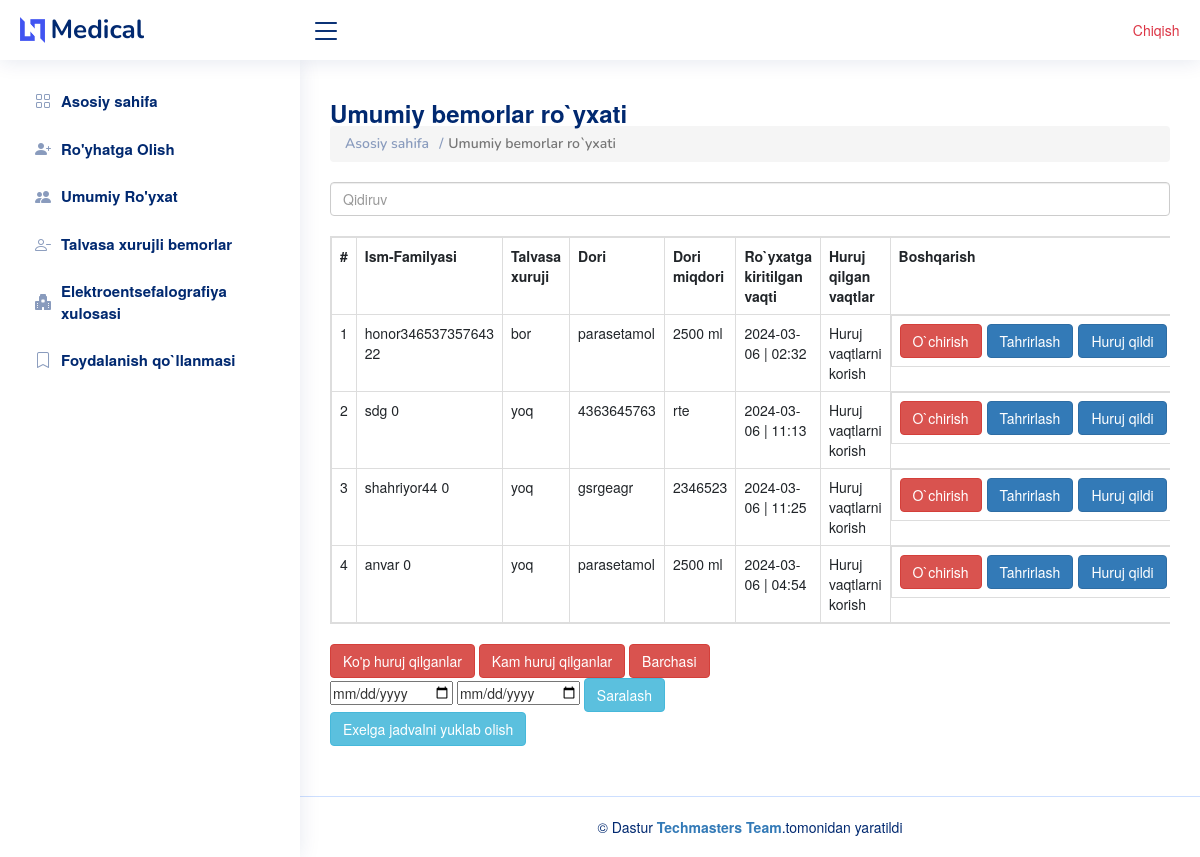
Before: /tables_all/ (signed in) with the older database file.
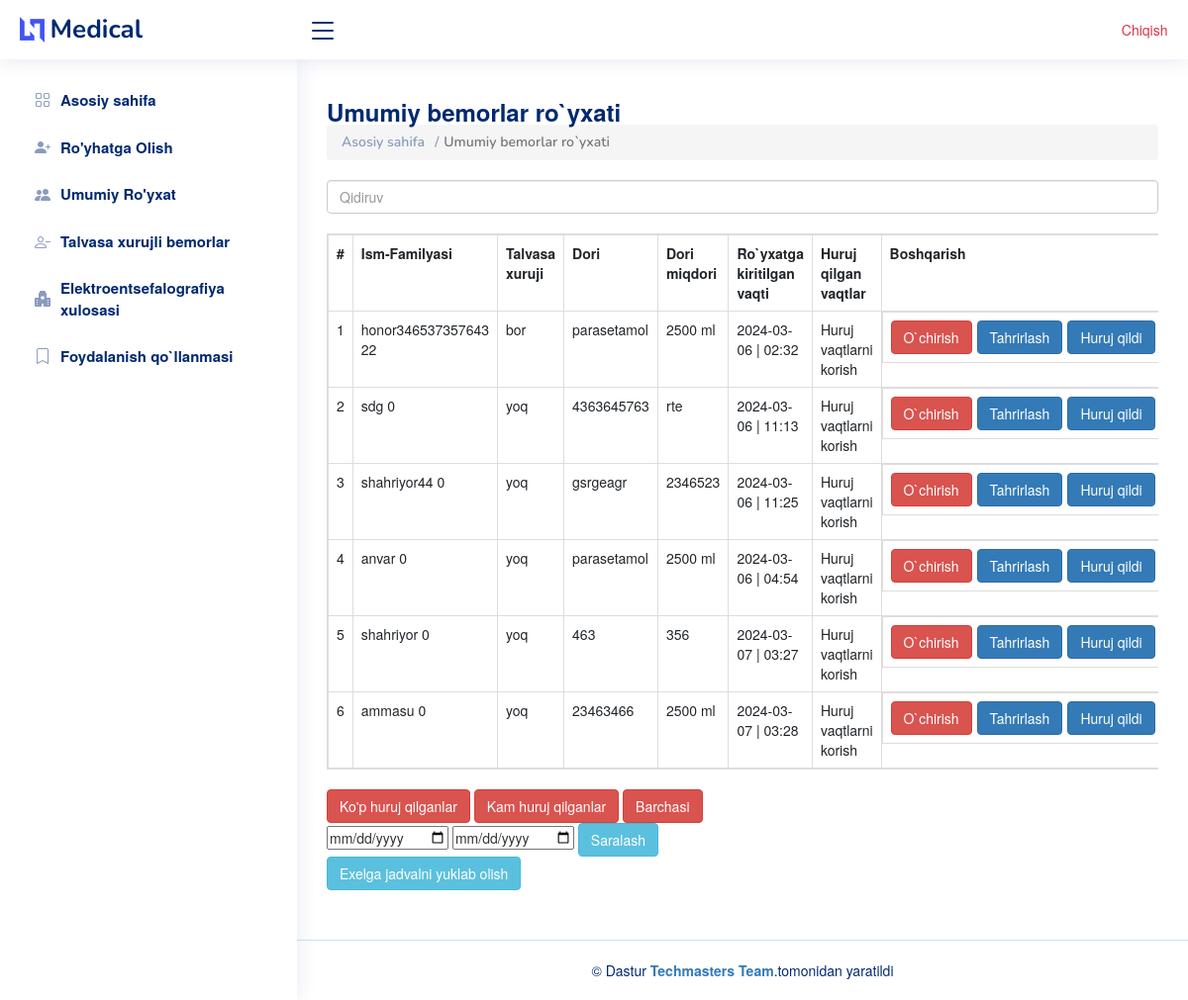
After: the same page with the newer database file.
### chat/models.py (models this page shows, shortened)
class Sick(models.Model):
    username = models.CharField( max_length=400)
    age = models.IntegerField(default=0)
    is_xuruj = models.BooleanField(default=False)
    user = models.ForeignKey(User, on_delete=models.CASCADE)
    date_times = models.DateTimeField(auto_now_add=True)
    dori_name = models.CharField( max_length=400)
    dori_miqdor = models.CharField( max_length=400)

### chat/views.py (the view, shortened to what this page needs)
# urls.py: path("tables_all/",tables ,name='tables_all' ),
def tables(request):
    all_bemor = Sick.objects.all().filter(user=request.user).order_by('-date_times')
    yoq = Sick.objects.filter(user=request.user)
    datas=[]
    data_from =request.GET.get('date_from')
    data_to = request.GET.get('date_to')
    for i in yoq:
        h = {'count':i.persons.filter().count(),
            'sick':i
            }
        datas.append(h)
    return render(request , 'mein/tables-general.html',{'datas':    datas })

### template/mein/tables-general.html (shortened to what this page needs)
<!DOCTYPE html>
<html lang="en">
<head>
  <link rel="stylesheet" href="https://cdnjs.cloudflare.com/ajax/libs/font-awesome/6.2.1/css/all.min.css" />
  <link href="/static/assets/vendor/bootstrap/css/bootstrap.min.css" rel="stylesheet">
  <link href="/static/assets/vendor/bootstrap-icons/bootstrap-icons.css" rel="stylesheet">
  <link href="/static/assets/vendor/boxicons/css/boxicons.min.css" rel="stylesheet">
  <link href="/static/assets/vendor/quill/quill.snow.css" rel="stylesheet">
  <link href="/static/assets/vendor/quill/quill.bubble.css" rel="stylesheet">
  <link href="/static/assets/vendor/remixicon/remixicon.css" rel="stylesheet">
  <link href="/static/assets/vendor/simple-datatables/style.css" rel="stylesheet">
  <link href="/static/assets/css/style.css" rel="stylesheet">
   <link rel="stylesheet" href="https://maxcdn.bootstrapcdn.com/bootstrap/3.4.1/css/bootstrap.min.css">
</head>
<body>
  <header id="header" class="header fixed-top d-flex align-items-center">
    <div class="d-flex align-items-center justify-content-between">
      <a href="/" class="logo d-flex align-items-center">
        <img src="/static/assets/img/logo.png" alt="">
        <span class="d-none d-lg-block">Medical</span>
      </a>
      <i class="bi bi-list toggle-sidebar-btn"></i>
    </div>
    <div class="container">
      <div class="row" style="float: right;">
        <div class="col">
          <form action="" method="post">
            <a type="button" class="btn btn-outline-danger" href="#">Chiqish</a>
        </form>
        </div>
      </div>
    </div>
  </header>
  <aside id="sidebar" class="sidebar">
    <ul class="sidebar-nav" id="sidebar-nav">
      <li class="nav-item">
        <a class="nav-link collapsed " href="{% url 'home' %}">
          <i class="bi bi-grid"></i>
          <span>Asosiy sahifa </span>
        </a>
      </li>
      <li class="nav-item">
        <a class="nav-link collapsed" href="{% url 'register' %}">
          <i class="bi bi-person-plus-fill"></i>
          <span>Ro'yhatga Olish </span>
        </a>
      </li>
      <li class="nav-item">
        <a class="nav-link collapsed" href="{% url 'tables_all' %}">
          <i class="bi bi-people-fill"></i>
          <span>Umumiy Ro'yxat</span>
        </a>
      </li>
      <li class="nav-item">
        <a class="nav-link collapsed" href="{% url 'comingtype' %}">
          <i class="bi bi-person-dash"></i>
          <span>Talvasa xurujli bemorlar</span>
        </a>
      </li>
       <li class="nav-item">
        <a class="nav-link collapsed" href="{% url 'xulosa' %}">
          <i class="bi bi-hospital-fill"></i>
          <span>Elektroentsefalografiya xulosasi</span>
        </a>
      </li>
     <li class="nav-item">
        <a class="nav-link collapsed" href="{% url 'faq' %}">
          <i class="bi bi-bookmark"></i>
          <span>Foydalanish qo`llanmasi</span>
        </a>
      </li>
        </ul>
  </aside>
  <main id="main" class="main">
    <div class="pagetitle">
      <h1>Umumiy bemorlar ro`yxati</h1>
      <nav>
        <ol class="breadcrumb">
          <li class="breadcrumb-item"><a href="{% url 'home' %}">Asosiy sahifa</a></li>
          <li class="breadcrumb-item active">Umumiy bemorlar ro`yxati</li>
        </ol>
      </nav>
    </div>
    <section class="section dashboard">
   <div class="table-responsive">
  <input class="form-control" id="myInput" type="text" placeholder="Qidiruv">
  <br>
  <table   id="example" class="table table-bordered table-hover ">
    <tr data-count="title">
      <th>#</th>
      <th>Ism-Familyasi</th>
      <th>Talvasa xuruji</th>
      <th>Dori</th>
      <th>Dori miqdori</th>
      <th>Ro`yxatga kiritilgan vaqti</th>
      <th>Huruj qilgan vaqtlar</th>
      <th>Boshqarish</th>
    </tr>
    {% for x in datas|dictsortreversed:'count' %}
    <tr  data-count="{{x.sick.persons.all|length}}">
      <td id="data{{x.sick.id}}">1</td>
                    <td>{{x.sick.username}} {{x.count}} </td>
                    <td>
                       {% if x.sick.is_xuruj == True %}
                       bor
                       {% else %}
                       yoq
                       {% endif %}
                      </td>
                    <td>{{x.sick.dori_name}}</td>
                    <td>{{x.sick.dori_miqdor}}</td>
                    <td>{{x.sick.date_times|date:'Y-m-d'}}  | {{x.sick.date_times|time:"h:i"}} </td>
                    <td><a  data-toggle="modal" data-target="#about{{x.sick.id}}" >Huruj vaqtlarni korish</a></td>
                    <td class="d-flex gap-2">
                       <a  href="/delete1/{{x.sick.id}}/"><button type="button" class="btn btn-danger">O`chirish</button></a>
                <a  href=""  data-toggle="modal" data-target="#exampleModalCenter{{x.sick.id}}"><button type="button" class="btn btn-primary">Tahrirlash</button></a>
                <a   data-toggle="modal" data-target="#time{{x.sick.id}}" ><button type="button" class="btn btn-primary">Huruj qildi</button></a>
                    </td>
    </tr>
    {% endfor %}
</table>
<div id="sort_father">
  <label  id="sort_most" class="btn btn-danger" onclick="sort_most()">Ko'p huruj qilganlar</label>
  <label  id="sort_less" class="btn btn-danger" onclick="sort_less()">Kam huruj qilganlar</label>
  <label  id="sort_all" class="btn btn-danger" onclick="sort_all()">Barchasi</label>
</div>
<form  method="get">
  <input value="{{request.GET.date_from}}" required name="date_from" type="date" >
  <input value="{{request.GET.date_to}}" required name="date_to" type="date" >
  <button class="btn btn-info">Saralash</button>
</form>
</div>
<button class="btn btn-info" onclick="tabletoExcel('example1')">Exelga jadvalni yuklab olish </button>
</body>
</html>
  <link rel="stylesheet" href="https://cdn.datatables.net/1.13.7/css/jquery.dataTables.min.css">
  <link rel="stylesheet" href="https://cdn.datatables.net/buttons/2.4.2/css/buttons.dataTables.min.css">
  <footer id="footer" class="footer mt-5">
    <div class="copyright">
      &copy; Dastur <strong><span><a href="https://www.instagram.com/j.torajonov"> Techmasters Team</a></span></strong>.tomonidan yaratildi
    </div>
  </footer>
</body>
</html>

### static/assets/css/style.css (style rules this page uses)
:root { scroll-behavior: smooth; }
body { font-family: "Open Sans", sans-serif; background: #f6f9ff; color: #444444; }
a { color: #4154f1; text-decoration: none; }
h1, h2, h3, h4, h5, h6 { font-family: "Nunito", sans-serif; }
#main { margin-top: 60px; padding: 20px 30px; transition: all 0.3s; }
.pagetitle { margin-bottom: 10px; }
.pagetitle h1 { font-size: 24px; margin-bottom: 0; font-weight: 600; color: #012970; }
.breadcrumb { font-size: 14px; font-family: "Nunito", sans-serif; color: #899bbd; font-weight: 600; }
.breadcrumb a { color: #899bbd; transition: 0.3s; }
.breadcrumb .breadcrumb-item::before { color: #899bbd; }
.breadcrumb .active { color: #51678f; font-weight: 600; }
.logo { line-height: 1; }
@media (min-width: 1200px) { .logo { width: 280px; } }
.logo img { max-height: 26px; margin-right: 6px; }
.logo span { font-size: 26px; font-weight: 700; color: #012970; font-family: "Nunito", sans-serif; }
.header { transition: all 0.5s; z-index: 997; height: 60px; box-shadow: 0px 2px 20px rgba(1, 41, 112, 0.1); background-color: #fff; padding-left: 20px; }
.header .toggle-sidebar-btn { font-size: 32px; padding-left: 10px; cursor: pointer; color: #012970; }
.sidebar { position: fixed; top: 60px; left: 0; bottom: 0; width: 300px; z-index: 996; transition: all 0.3s; padding: 20px; overflow-y: auto; scrollbar-width: thin; scrollbar-color: #aab7cf transparent; box-shadow: 0px 0px 20px rgba(1, 41, 112, 0.1); background-color: #fff; }
@media (min-width: 1200px) { #main, #footer { margin-left: 300px; } }
.sidebar-nav { padding: 0; margin: 0; list-style: none; }
.sidebar-nav li { padding: 0; margin: 0; list-style: none; }
.sidebar-nav .nav-item { margin-bottom: 5px; }
.sidebar-nav .nav-link { display: flex; align-items: center; font-size: 15px; font-weight: 600; color: #4154f1; transition: 0.3; background: #f6f9ff; padding: 10px 15px; border-radius: 4px; }
.sidebar-nav .nav-link i { font-size: 16px; margin-right: 10px; color: #4154f1; }
.sidebar-nav .nav-link.collapsed { color: #012970; background: #fff; }
.sidebar-nav .nav-link.collapsed i { color: #899bbd; }
.footer { padding: 20px 0; font-size: 14px; transition: all 0.3s; border-top: 1px solid #cddfff; }
.footer .copyright { text-align: center; color: #012970; }

### template/mein/tables-general.html (style rules this page uses)
table tr { display: inherit; }

Changed rows visible on the page:
added Sick: sick.username "shahriyor", count "0", is_xuruj "yoq", sick.dori_name "463", sick.dori_miqdor "356", sick.date_times "2024-03-07", sick.date_times "03:27"
added Sick: sick.username "ammasu", count "0", is_xuruj "yoq", sick.dori_name "23463466", sick.dori_miqdor "2500 ml", sick.date_times "2024-03-07", sick.date_times "03:28"
